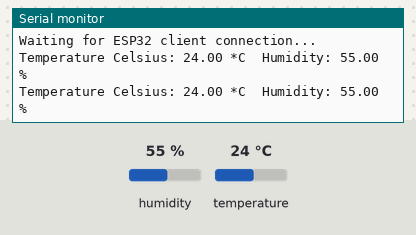
A sketch run on a simulated ESP32. Shown: the last lines printed to the serial monitor. The inputs (shaded band) are chosen by the test bench; at power-on: humidity 55 %, temperature 24 °C. Nothing arrives over Bluetooth unless stated; a phone connects over Bluetooth LE 3 s after start.

Above: at 5.8 s.
5.9 s: humidity set to 22 %
At 7.7 s:
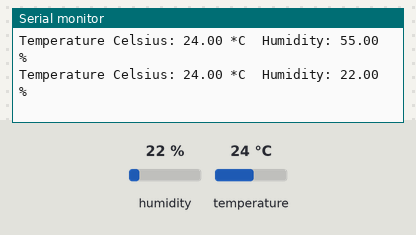
9.0 s: temperature set to 12 °C
At 10.1 s:
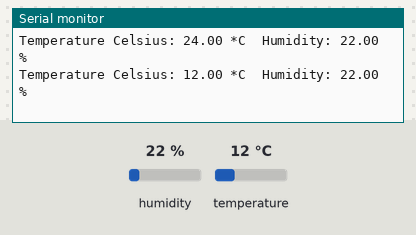
12.1 s: humidity set to 40 %
At 13.7 s:
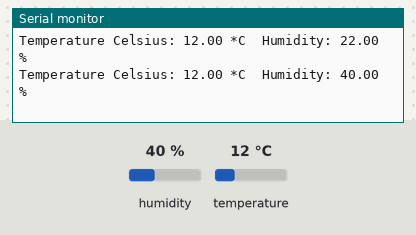
Timing chart, 0 to 15.2 s (numbered marks = the images above; inputs shaded):
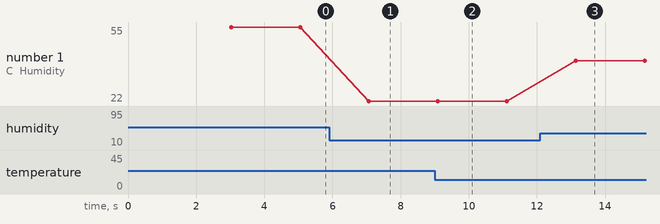

The sketch:

BLE_notify_dht11_values.ino
```cpp
  #include <BLEDevice.h>
  #include <BLEServer.h>
  #include <BLEUtils.h>
  #include <BLE2902.h>
  #include "DHT.h"

  #define temperatureCelsius

  #define DHTTYPE DHT11

  const int DHTPin = 21;
  DHT dht(DHTPin, DHTTYPE);

  #define SERVICE_UUID "91bad492-b950-4226-aa2b-4ede9fa42f59"


  BLECharacteristic dhtTemperatureCelsiusCharacteristics("cba1d466-344c-4be3-ab3f-189f80dd7518", BLECharacteristic::PROPERTY_NOTIFY);
  BLEDescriptor dhtTemperatureCelsiusDescriptor(BLEUUID((uint16_t)0x2902));

  BLECharacteristic dhtHumidityCharacteristics("ca73b3ba-39f6-4ab3-91ae-186dc9577d99", BLECharacteristic::PROPERTY_NOTIFY);
  BLEDescriptor dhtHumidityDescriptor(BLEUUID((uint16_t)0x2903));


  bool device_connected = false;

  class MyServerCallbacks: public BLEServerCallbacks {
  void onConnect(BLEServer* pServer) {
  device_connected = true;
  };

  void onDisconnect(BLEServer* pServer) {
  device_connected = false;
  }
  };

  void setup() {

  dht.begin();
  Serial.begin(115200);

  BLEDevice::init("ESP32-BLE");
  BLEServer *pServer = BLEDevice::createServer();
  pServer->setCallbacks(new MyServerCallbacks());
  BLEService *dhtService = pServer->createService(SERVICE_UUID);

  dhtService->addCharacteristic(&dhtTemperatureCelsiusCharacteristics);
  dhtTemperatureCelsiusDescriptor.setValue("DHT Temperature (Celsius)");
  dhtTemperatureCelsiusCharacteristics.addDescriptor(new BLE2902());

  dhtService->addCharacteristic(&dhtHumidityCharacteristics);
  dhtHumidityDescriptor.setValue("DHT humidity");
  dhtHumidityCharacteristics.addDescriptor(new BLE2902());

  dhtService->start();
  pServer->getAdvertising()->start();
  Serial.println("Waiting for ESP32 client connection...");
  }

  void loop() {
  if (device_connected) {
  float temp = dht.readTemperature();
  float f = dht.readTemperature(true);
  float hum = dht.readHumidity();

  if (isnan(hum) || isnan(temp)) {
  Serial.println("Failed to read from DHT sensor! Check connections");
  return;
  }

  static char temperature_celsius[7];
  dtostrf(temp, 6, 2, temperature_celsius);
  dhtTemperatureCelsiusCharacteristics.setValue(temperature_celsius);
  dhtTemperatureCelsiusCharacteristics.notify();
  Serial.print("Temperature Celsius: ");
  Serial.print(temp);
  Serial.print(" *C");

  static char humidity[7];
  dtostrf(hum, 6, 2, humidity);
  dhtHumidityCharacteristics.setValue(humidity);
  dhtHumidityCharacteristics.notify();
  Serial.print("  Humidity: ");
  Serial.print(hum);
  Serial.println(" %");
  delay(2000);
  }
  }
```

Measured:
- after the input at 5.9 s, the serial monitor: prints a new line after 1.2 s (image 1)
- after the input at 9.0 s, the serial monitor: prints a new line after 0.10 s (image 2)
- after the input at 12.1 s, the serial monitor: prints a new line after 1.0 s (image 3)
- plotted number 1: 55 → 22 after the input at 5.9 s, 22 → 40 after the input at 12.1 s
